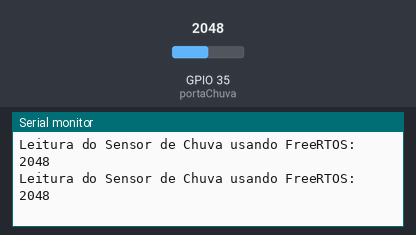
The sketch below on a simulated ESP32. On the bench: the last lines printed to the serial monitor. The inputs (shaded band) are chosen by the test bench; at power-on: GPIO 35 (portaChuva) = 2048.

Above: at 1.8 s.
1.9 s: GPIO 35 (portaChuva) set to 2866
At 2.8 s:
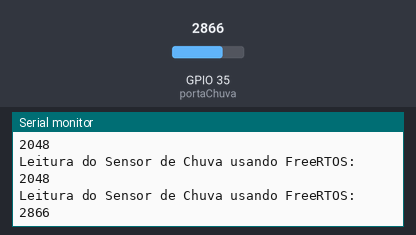
3.4 s: GPIO 35 (portaChuva) set to 3603
At 4.8 s:
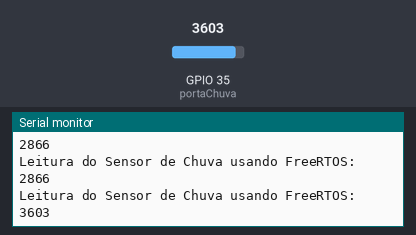
Timing chart, 0 to 6.4 s (numbered marks = the images above; inputs shaded):
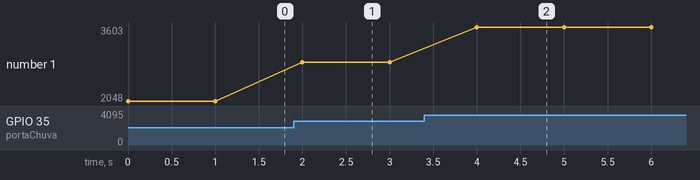

The sketch:

SensorChuvaESP32FreeRTOS.ino
```cpp
// definir porta de leitura do sensor de chuva
const int portaChuva = GPIO_NUM_35;
// declarar protótipo da tarefa que irá realizar leitura do sensor de chuva
static void leituraSensorChuva(void * );
void setup() {
  // inicializar serial
  Serial.begin(115200);
  // definir porta do sensor de chuva como entrada
  pinMode(portaChuva, INPUT);
  // declarar tarefa que irá realizar a leitura do sensor de chuva
  xTaskCreate(leituraSensorChuva, "leituraSensorChuva", 4096,   NULL, 1, NULL);


}

void loop() {

}
// Tarefa do sensor de chuva
static void leituraSensorChuva(void *){

  while(1){
     // realizar leitura do sensor de chuva
      int leitura = analogRead(portaChuva);
      // Realizar o print da leitura no serial
      Serial.println("Leitura do Sensor de Chuva usando FreeRTOS:");
      Serial.println(leitura);
      // realizar um delay e inicializar leitura daqui a 1 segundos
      vTaskDelay(1000 / portTICK_PERIOD_MS);
  }
}
```

Measured:
- after the input at 1.9 s, the serial monitor: prints a new line after 0.10 s (image 1)
- after the input at 3.4 s, the serial monitor: prints a new line after 0.60 s (image 2)
- plotted number 1: 2048 → 2866 after the input at 1.9 s, 2866 → 3603 after the input at 3.4 s
